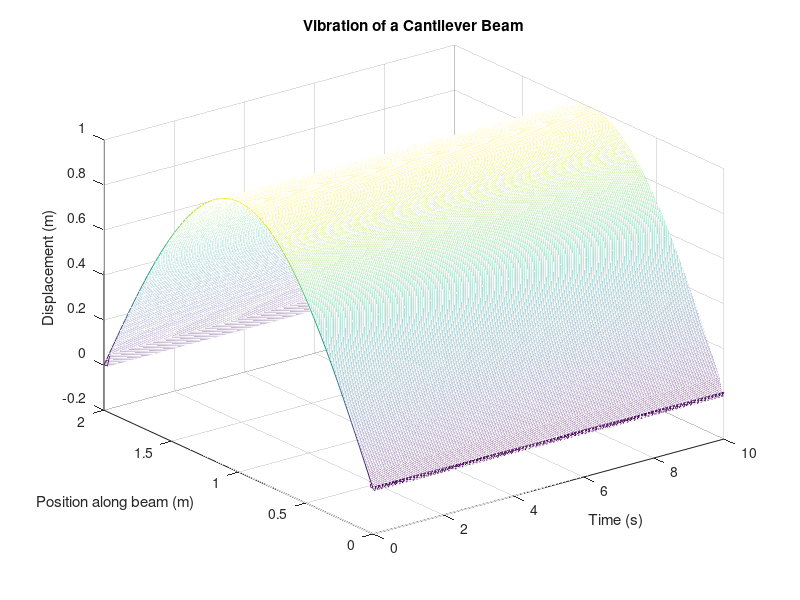

The MATLAB source for this figure:
% Adjusted Parameters 
E = 30e9; % Young's modulus (Pa) - Reduced
I = 1e-8; % Second moment of inertia (m^4) - Reduced
rho = 7800; % Density (kg/m^3)
S = 0.01; % Cross-sectional area (m^2)
L = 2; % Length of the beam (m)
gamma = 0.01; % Damping coefficient (1/s)
z0 = 0.01; % Amplitude of oscillation at z=0 (m)
w = 2 * pi * 10; % Frequency of oscillation (rad/s)

% Discretization
Nz = 100; % Number of spatial steps
Nt = 1000; % Number of time steps
dz = L / Nz;
dt = 0.01;
z = linspace(0, L, Nz);
t = linspace(0, Nt*dt, Nt);

% Initial conditions
Fz = sin(pi * z / L); % Example initial deflection
Gz = zeros(size(z)); % Initial velocity

% Initialize u
u = zeros(Nz, Nt);

% Apply initial conditions
u(:, 1) = Fz;
u(2:end-1, 2) = Fz(2:end-1) + dt * Gz(2:end-1); % Forward Euler step for first time step

% Time-stepping
for n = 2:Nt-1
    for j = 3:Nz-2 % Adjusted to avoid index out of bounds
        % Central difference in space, Forward Euler in time
        uxx = (u(j+1, n) - 2*u(j, n) + u(j-1, n)) / dz^2;
        uxxxx = (u(j+2, n) - 4*u(j+1, n) + 6*u(j, n) - 4*u(j-1, n) + u(j-2, n)) / dz^4;
        utt = (u(j, n+1) - 2*u(j, n) + u(j, n-1)) / dt^2;
        u(j, n+1) = (rho * S / E * I) * dt^2 * (uxxxx - gamma * utt) + 2*u(j, n) - u(j, n-1);
    end
    
    % Boundary conditions
    u(1, n+1) = z0 * exp(1i * w * t(n+1)); % Driven end
    u(end, n+1) = 0; % Free end
end

% Plotting the results
mesh(t, z, real(u)); % Use real part of u
xlabel('Time (s)');
ylabel('Position along beam (m)');
zlabel('Displacement (m)');
title('Vibration of a Cantilever Beam');

% Calculating c
c = E*I / (rho*S);

% Function to find roots of the transcendental equation
Delta = @(q) 2 * (1 + cosh(q*L).*cos(q*L));

% Range for q to find roots (this range may need adjustments based on specific problem parameters)
qRange = linspace(0, 100, 10000);

% Finding roots of the transcendental equation
qRoots = [];
for i = 1:length(qRange)-1
    if sign(Delta(qRange(i))) ~= sign(Delta(qRange(i+1)))
        root = fzero(Delta, [qRange(i), qRange(i+1)]);
        qRoots = [qRoots, root];
    end
end

% Calculate eigenfrequencies
eigenfrequencies = [];
for i = 1:length(qRoots)
    q = qRoots(i);
    w = sqrt((q^4 * c^2) / (1 - 1i * gamma / w));
    eigenfrequencies = [eigenfrequencies, w];
end

% Display the eigenfrequencies
disp('Eigenfrequencies (rad/s):');
disp(eigenfrequencies);